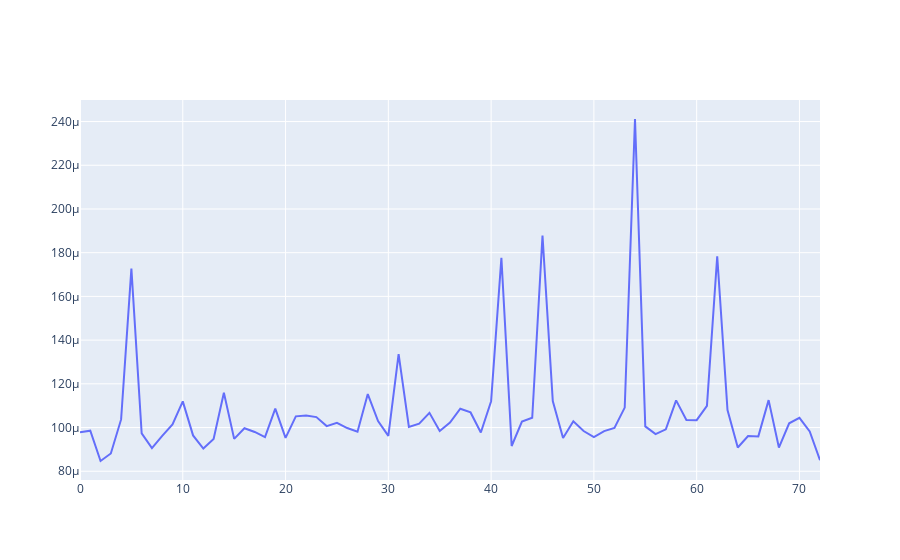

Write notebook code for a chart like this one.
### Code cell
import plotly.graph_objs as go
import plotly.express as px
fig = go.Figure()

# for combination, losses in results.items():
for i in range(1):
    scatter = go.Scatter(
        x=list(range(len(cache['test_cache']))),
        y=cache['test_cache'],
        mode='lines',
        name=combination,
        hovertext=combination
        )
    
    fig.add_trace(scatter)

fig.show()
